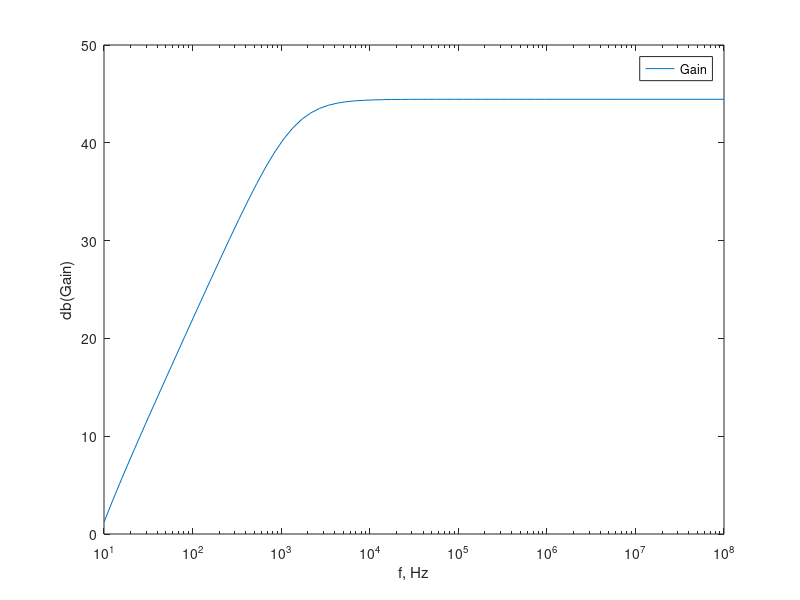
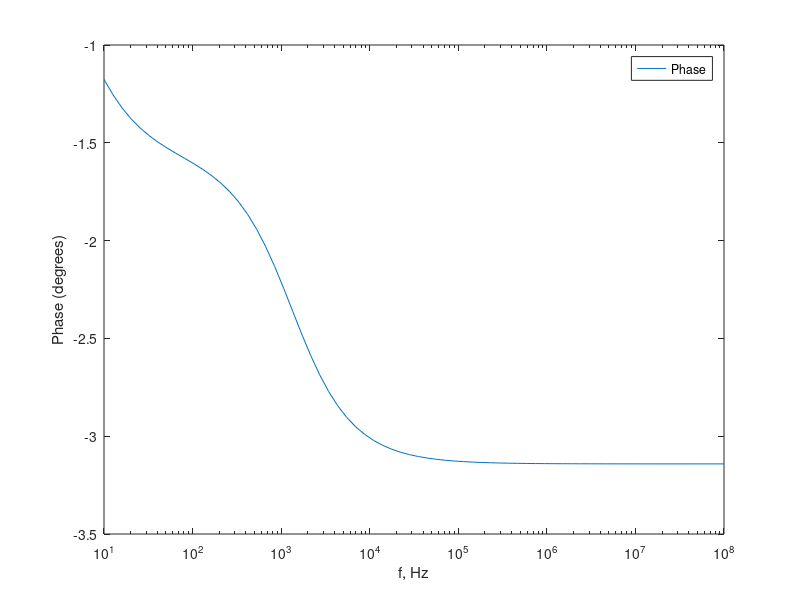

These charts were generated, in order, by the following MATLAB code:
%%%%%%
%%
%%  Part-a-Part Analysis
%%
%%  We analyse seperatly the gain stage and the output stage, both DC and AC. 
%%  It is good because we can see the DC stuff (and the incremental constants) +
%%  we can see the output impedance of the gain and the input impedance of the 
%%  output stage (in order to compare them (good if Zoutgain << Zinout) and to 
%%  see if there is a direct link between any of the calculated impedances and 
%%  the ones of the full amplifier.
%%
%%  Also, the teacher gave us this one.
%%
%%%%%%

%%  Circuit Data

Vin   = 1;
Vout  = 1;
VCC   = 12;

RS    = 100;
RL    = 8;
RB1   = 80 *1e3;
RB2   = 20 *1e3;
RE1   = 100;
RE2   = 100;
RC1   = 1000;

CI    = 10 *1e-3;
CB    = 10 *1e-3;
CO    = 10 *1e-6;

%f     = 100*1e3;
%w     = 2*pi*f;

%%
%%  Gain Stage
%%

%%  Bijetor Data

VT    = 25e-3;
BFN   = 178.7;
VAFN  = 69.7;
VBEON = 0.7;

%%  DC Analysis

RB  = 1/(1/RB1+1/RB2);
VEQ = RB2/(RB1+RB2)*VCC;
IB1 = (VEQ-VBEON)/(RB+(1+BFN)*RE1);
IC1 = BFN*IB1;
IE1 = (1+BFN)*IB1;
VE1 = RE1*IE1;
VO1 = VCC-RC1*IC1;
VCE = VO1-VE1;

%%  Incremental Constants

gm1   = IC1/VT;
rpi1  = BFN/gm1;
ro1   = VAFN/IC1;

%%  AC Analysis

AV1 = RC1*(RE1-gm1*rpi1*ro1)/((ro1+RC1+RE1)*(RB+rpi1+RE1)+gm1*RE1*ro1*rpi1 - RE1^2)

AV1simple = gm1*RC1/(1+gm1*RE1)

% Altas frequências
RE1=0;
AV1 = RC1*(RE1-gm1*rpi1*ro1)/((ro1+RC1+RE1)*(RB+rpi1+RE1)+gm1*RE1*ro1*rpi1 - RE1^2)
AV1simple = gm1*RC1/(1+gm1*RE1)

% Back again
RE1 = 100;
ZI1 = 1/(1/RB1 + 1/RB2 + 1/rpi1)

ZO1 = 1/(1/ro1 + 1/RC1)

%%
%%  Output Stage
%%

%%  Bijector Data

BFP   = 227.3;
VAFP  = 37.2;
VEBON = 0.7;

%%  DC Analysis

VI2 = VO1
IE2 = (VCC-VEBON-VI2)/RE2
IC2 = BFP/(BFP+1)*IE2
VO2 = VCC - RE2*IE2

%%  Incremental Constants

gm2   = IC2/VT;
gpi2  = gm2/BFP;
go2   = IC2/VAFP;
ge2   = 1/RE2;

%%  AC Analysis

AV2 = gm2/(gm2+gpi2+go2+ge2)

ZI2 = (gm2+gpi2+go2+ge2)/gpi2/(gpi2+go2+ge2)

ZO2 = 1/(gm2+gpi2+go2+ge2)


GainParcial = 20*log10(abs(AV1*AV2))
%%%%%%
%%
%%  Full Analysis
%%
%%  We analyse the full circuit as one, in AC conditions, since the DC would be 
%%  the same as in the Part-a-Part analysis. 
%%  It is good because we can now predict the input and output impedances of the 
%%  amplifier, and draw conclusions.
%%  We do it by some method, probably Mesh Analysis (since we really want the 
%%  currents that pass thought the voltage sources, with the incremental models
%%  fueled by the DC data (for the incremental constants)
%%
%%%%%%

w = 10000

ZS    = RS;
ZCI   = 1/(w*j*CI);
ZB    = 1/(1/RB1 + 1/RB2);

zpi1  = rpi1;
zo1   = ro1;

ZE1   = RE1;
ZCB   = 1/(w*j*CB);
ZE1CB = 1/(1/ZE1 + 1/ZCB);

ZC    = RC1;
zpi2  = 1/gpi2;
zo2   = 1/go2;
ZE2   = RE2;
Zo2E2 = 1/(1/zo2 + 1/ZE2);

ZCO   = 1/(w*j*CO);
ZL    = RL;



%%  Matrix
f         = logspace(1, 6+2, 10*(log10(100e6/10)));
w         = f*2*pi;
GainFreq  = w;
for c=1:size(w,2)
  
  ZCI   = 1/(w(c)*j*CI);
  ZE1   = RE1;
  ZCB   = 1/(w(c)*j*CB);
  ZE1CB = 1/(1/ZE1 + 1/ZCB);
  ZCO   = 1/(w(c)*j*CO);
  
  
  AG = [  ZS+ZCI+ZB , -ZB               , 0   , 0               , 0           , 0     , 0             ; ...
        -ZB       , ZB + zpi1 + ZE1CB , 0   , -ZE1CB          , 0           , 0     , 0             ; ...
        0         , zpi1*gm1          , 1   , 0               , 0           , 0     , 0             ; ...
        0         , -ZE1CB            , -zo1, ZE1CB + zo1 + ZC, -ZC         , 0     , 0             ; ...
        0         , 0                 , 0   , -ZC             , zpi2+ZC     , Zo2E2 , -Zo2E2        ; ...
        0         , 0                 , 0   , 0               , -1-zpi2*gm2 , 1     , 0             ; ...
        0         , 0                 , 0   , 0               , 0           , -Zo2E2, Zo2E2+ZCO+ZL ];
        
  BG = [  Vin       ; 0                 ; 0   ; 0               ; 0           ; 0     ; 0     ];

  PG = AG\BG;

  GainFreq(c) = PG(7)*ZL/Vin;
  
endfor


hf_PASSO1 = figure ();
semilogx(f, 20*log10(abs(GainFreq)));
hold on;
xlabel ("f, Hz");
ylabel ("db(Gain)");
legend("Gain", "location", "northeast");
print (hf_PASSO1, "MAT_AB_AMP.eps", "-depsc");
hold off;

hf_PASSO2 = figure ();
semilogx(f, angle(GainFreq));
hold on;
xlabel ("f, Hz");
ylabel ("Phase (degrees)");
legend("Phase", "location", "northeast");
print (hf_PASSO2, "MAT_AB_PH.eps", "-depsc");
hold off;

